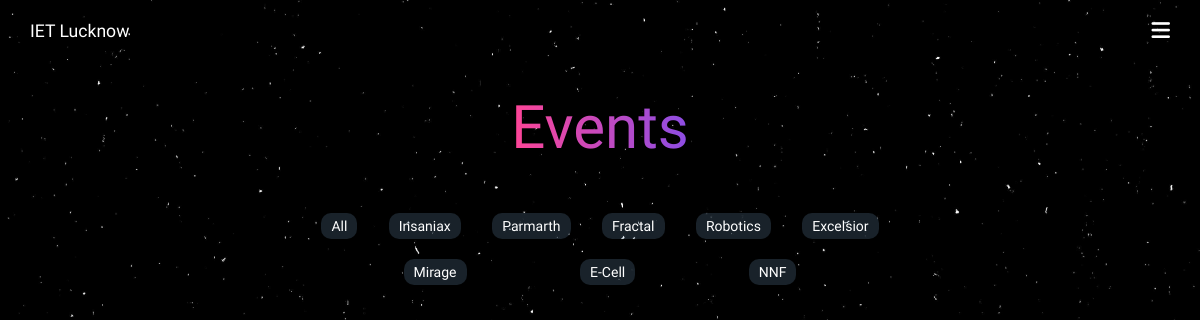
/events/, run on an earlier commit of the app's database.
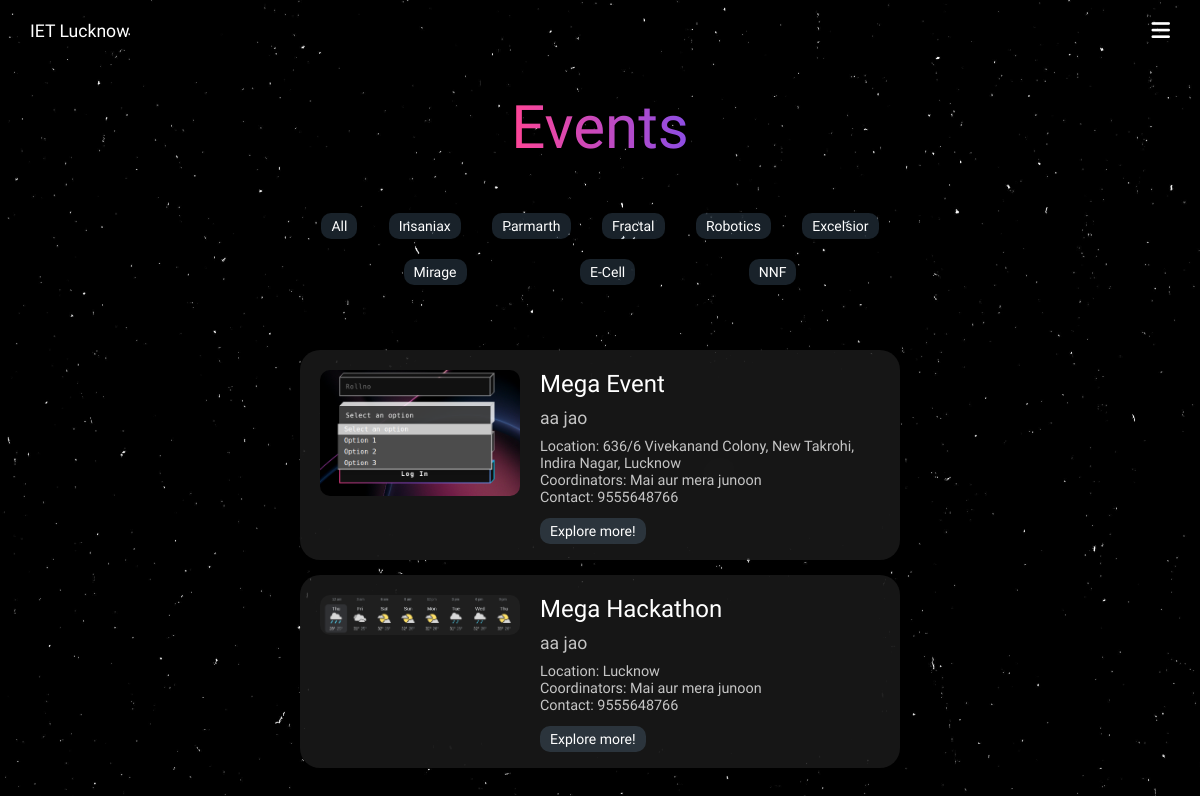
And on a later commit of the database.
### events/models.py (models this page shows, shortened)
class AllEventList(models.Model):
    uniqueEventName = models.CharField(max_length=100)
    slug = models.SlugField(max_length=100, unique=True)
    eventName = models.CharField(max_length=100)
    eventDiscription = models.TextField()
    eventImage = models.ImageField(upload_to="eventImages/")
    club = models.CharField(max_length=100, choices=CLUBS_CHOICES)
    location = models.CharField(max_length=100)
    coordinators = models.CharField(max_length=100)
    contact = models.CharField(max_length=100)
    eventType = models.CharField(max_length=10, choices=EVENT_TYPE_CHOICES)
    eventDate = models.DateField()
    minTeamSize = models.IntegerField(default=1)
    maxTeamSize = models.IntegerField(default=1)
    dateAdded = models.DateTimeField(default=timezone.now)
    def get_absolute_url(self):
        return reverse("eachEvent", args=[self.slug])
    class Meta:
        ordering = ["-dateAdded"]

### events/views.py (the view)
# urls.py: path("events/", views.event_list, name="eventList"),
def event_list(request):
    today = timezone.now().date()
    events = AllEventList.objects.filter(eventDate__gte=today)
    return render(
        request, "events/eventList.html", {"events": events, "clubs": CLUBS_CHOICES}
    )

### templates/events/eventList.html (shortened to what this page needs)
{% extends 'base.html' %}
{% load static %}
{% block css %}
  <link rel="stylesheet" href="{% static 'css/eventList.css' %}" />
{% endblock %}
{% block backgroundImageURL %}
  {% static 'backgrounds/eventsList.jpeg' %}
{% endblock %}
{% block content %}
<main>
    <div class="wrapper">
        <div class="title">
            Events
        </div>
        <div class="club-selector">
            {% for a, b in clubs %}
            <div class="club-button {{a}}">{{b}}</div>
            {% endfor %}
        </div>
        <div class="events">
            {% for event in events %}
                <div class="event {{event.club}}Event {{event.get_absolute_url}}">
                    <div class="left">
                        <img src="{{ event.eventImage.url }}" alt="{{ event.eventName }}">
                    </div>
                    <div class="right">
                        <div class="eventName">{{event.eventName}}</div>
                        <div class="discription">{{event.eventDiscription|truncatewords:10}}</div>
                        <div class="location">Location: {{event.location}}</div>
                        <div class="coordinators">Coordinators: {{event.coordinators}}</div>
                        <div class="contact">Contact: {{event.contact}}</div>
                        <div class="explore-button">
                            <a href="{{event.get_absolute_url}}" class="explore">Explore more!</a>
                        </div>
                    </div>
                </div>
            {% endfor %}
        </div>
    </div>
</main>
{% endblock content %}

### templates/base.html (shortened to what this page needs)
{% load static %}
<!DOCTYPE html>
<html lang="en">
<head>
    <link rel="stylesheet" href={% static 'css/base.css' %}>
    {% block css %}{% endblock css %}
    <link href="{% static 'fontawesomefree/css/fontawesome.css' %}" rel="stylesheet" type="text/css">
    <link href="{% static 'fontawesomefree/css/brands.css' %}" rel="stylesheet" type="text/css">
    <link href="{% static 'fontawesomefree/css/solid.css' %}" rel="stylesheet" type="text/css">
</head>
<body style="background-image: url({% block backgroundImageURL %}{% endblock backgroundImageURL %});">
    <header>
        <nav>
            <div class="left">
                <a href="{% url 'homepage' %}">IET Lucknow</a>
            </div>
            <div class="nav-button">
                <i class="fa-solid fa-bars"></i>
            </div>
        </nav>
    </header>
    {% block content %}
    {% endblock content %}
</body>
</html>

### static/css/base.css (style rules this page uses)
* { padding: 0; margin: 0; box-sizing: border-box; }
body, button { font-family: "Ubuntu", sans-serif; }
nav { display: flex; justify-content: space-between; align-items: center; font-size: 1.1em; }
.nav-button, .dropdown { display: none; }
nav a, .dropdown a { text-decoration: none; color: white; }
.nav-button, nav .left { padding: 20px 30px; }
.nav-button i { color: white; font-size: 1.2em; }
@media (max-width: 3000px) { .nav-button { display: block; } }

### static/css/eventList.css (style rules this page uses)
body { background-size: cover; }
main { display: flex; flex-direction: column; justify-content: center; align-items: center; max-width: 100vw; }
.wrapper { display: flex; flex-direction: column; justify-content: center; align-items: center; max-width: 90vw; }
.title { font-size: 60px; font-weight: 500; background: linear-gradient(90deg, #ff4596, #8c4de4, #629eff); background-size: 200%; -webkit-background-clip: text; -webkit-text-fill-color: transparent; background-clip: text; animation: gradient-animation 9s infinite; padding: 30px 0px 40px 0px; }
.club-selector { display: flex; flex-wrap: wrap; max-width: 90vw; width: 600px; justify-content: space-evenly; align-items: center; padding-bottom: 40px; }
.club-button { color: white; font-size: 14px; padding: 5px 10px; background-color: rgba(149, 205, 255, 0.163); border-radius: 10px; cursor: pointer; margin: 10px 10px; }
.events { min-height: 70vh; }
.event { display: flex; color: white; background-color: rgba(42, 42, 42, 0.531); backdrop-filter: blur(15px); border-radius: 20px; width: 600px; max-width: 90vw; padding: 20px; margin: 15px 10px; }
.event .left img { width: 200px; max-width: 35vw; margin-right: 20px; border-radius: 10px; }
.eventName { font-size: 1.5em; }
.discription { font-size: 1.1em; color: rgba(255, 255, 255, 0.752); margin: 10px 0; }
.location, .coordinators, .contact, .teamSize { font-size: 0.9em; color: rgba(255, 255, 255, 0.752); }
.explore-button { margin-top: 15px; }
.explore { text-decoration: none; color: white; font-size: 14px; padding: 5px 10px; background-color: rgba(149, 205, 255, 0.163); border-radius: 10px; cursor: pointer; }

What changed in the data, as far as the page shows it:
added AllEventList: eventImage (picture), eventName "Mega Event", eventDiscription "aa jao", location "636/6 Vivekanand Colony, New Takrohi, Indira Nagar, Lucknow", coordinators "Mai aur mera junoon", contact "9555648766"
added AllEventList: eventImage (picture), eventName "Mega Hackathon", eventDiscription "aa jao", location "Lucknow", coordinators "Mai aur mera junoon", contact "9555648766"
